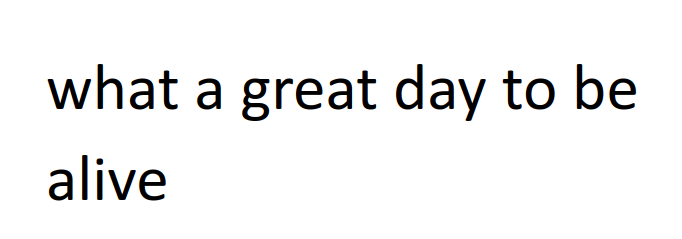
#> input picture lab9MOWNIT/img/example49size.png, 682 x 239 px
$ jupyter execute --allow-errors task2.ipynb   (older library calls are emulated)
#> lines starting #> are read from the running program, lines starting #| are printed output that depends on the picture
# Computational Methods, Laboratories 9 - Task 2: OCR using DFT template matching.
### It is level up from previous task. We will use methods developed in task 1 to build fully (not really) working OCR.

In this task i will focus on Calibri font - since it is one of the most commonly used fonts, I thought it might be interesting.

Imports:

[cell 1]
import numpy as np
from numpy import rot90
from numpy.fft import fft2, ifft2
from PIL import Image, ImageOps, ImageDraw, ImageFont
import os
import functools

### Our Example Photo Will Be This Sentence:

[cell 2]
image = Image.open('img/example49size.png')
#> image is the input picture: PIL image 682x239 RGBA; mean R, G, B, A 241.9, 241.9, 241.9, 255
display(image)

Helper Functions:

[cell 3]
def convert_to_rgb(image_arr):
    return np.array([[(val, val, val) for val in row] for row in image_arr])

### Loading calibri font from ttf format to images for template matching.

[cell 4]
font_path = "./resources/fonts/calibri-regular.ttf"
font_size = 64  #do not trust this font size. god knows, how does it work.

font = ImageFont.truetype(font_path, font_size)

output_dir = "./resources/fonts/calibri_regular_letters/"
os.makedirs(output_dir, exist_ok=True)

# Characters to create images for: a-z and special characters ? , . !
characters = list(map(chr, range(ord('a'), ord('z') + 1))) + ['?', ',', '.', '!']

for char in characters:
    image = Image.new('RGBA', (font_size, font_size), (255, 255, 255, 0))
    draw = ImageDraw.Draw(image)

    text_width, text_height = draw.textsize(char, font=font)

    position = ((font_size - text_width) / 2, (font_size - text_height) / 2)

    draw.text(position, char, font=font, fill=(0, 0, 0, 255))

    if char in ['?', ',', '.', '!']:
        char = {'?': 'question', ',': 'comma', '.': 'dot', '!': 'exclamation'}[char]

    # Save the image as a PNG file
    image.save(f"{output_dir}{char}.png")
#> this loop made 30 passes
#> (text_width, text_height, position) on passes 1 to 12: (39, 61, (12.5, 1.5)), (41, 61, (11.5, 1.5)), (35, 61, (14.5, 1.5)), (41, 61, (11.5, 1.5)), (39, 61, (12.5, 1.5)), (24, 60, (20, 2)), (41, 73, (11.5, -4.5)), (41, 60, (11.5, 2)), (18, 60, (23, 2)), (18, 73, (23, -4.5)), (37, 60, (13.5, 2)), (18, 60, (23, 2))
#> pass 1, `image.save(f"{output_dir}{char}.png")`:
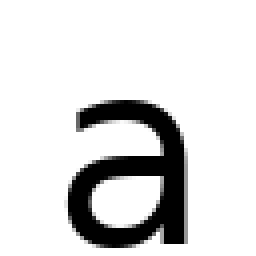
#> saved as a.png: PIL image 64x64 RGBA (shown 4 times larger); mean R, G, B, A 212.8, 212.8, 212.8, 35.3; transparent parts drawn white
#> pass 2, `image.save(f"{output_dir}{char}.png")`:
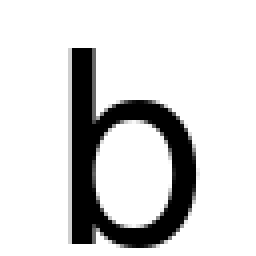
#> saved as b.png: PIL image 64x64 RGBA (shown 4 times larger); mean R, G, B, A 205.9, 205.9, 205.9, 41; transparent parts drawn white
#> after the loop:
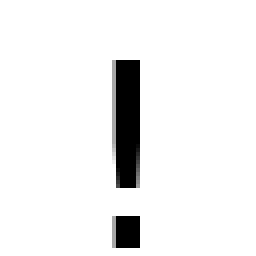
#> image: PIL image 64x64 RGBA (shown 4 times larger); mean R, G, B, A 237.9, 237.9, 237.9, 15.4; transparent parts drawn white

print("Images created successfully!")

### Dictionary Where Each Key Is a Character and Its Value Is the Corresponding Filename

Although dictionaries are theoretically unordered, I have noticed that if we iterate through a dictionary, we get the output in the same order as we added the items. This is important for us because we want a specific order in terms of finding each letter. We aim to find the most common letters first and then move on to the less frequent ones. This approach provides an advantage because, in case of mix-ups, we have a higher chance of correctly identifying the letter.
In the file `character_order` there are all characters we would like to use with corresponding filenames. Our `Alphabet` is going to be initialize in the order of this file.
English letters by frequency can be found here: https://www3.nd.edu/~busiforc/handouts/cryptography/letterfrequencies.html

[cell 5]
file_path = "./resources/character_order"

Alphabet = {}

#> (the rest of this cell did not finish here and is left out)

### Function to calculate correlation. Taken from Task 1.

[cell 6]
def calc_correlation(image, pattern):
    width, height = image.size

    correlation = ifft2( fft2(image) * fft2(rot90(pattern,2), s=(height, width)) )
    correlation = correlation.real

    correlation /= np.abs(np.max(correlation))

    return correlation

[cell 7]
COLOURS = [
    (255, 0, 0),   # Red
    (0, 255, 0),   # Green
    (0, 0, 255),   # Blue
    (255, 255, 0), # Yellow
    (0, 255, 255)  # Cyan
]

### Function for checking if there occurs match (high enough correlation).
It also checks if there was an earlier match in this area. If we already found a good match we propably do not want to change it or double it.

[cell 8]
def check_match(correlation,certainty,x,y,character,found):
    point_corr = correlation[y,x]
    if point_corr < certainty:
        return
    for i in range(len(found)):
        b,a,_,corr = found[i]
        if abs(a-x) < 20 and abs(b-y) < 50:
            if corr + 1 < point_corr:  #ignore this if. it never goes into it. Used in earlier version for tests, discussed later.
                found.pop(i)
                found.append((y,x,character,point_corr))
            return
    found.append((y,x,character,point_corr))

### Testing
OCR for the first five letters, with five different colours! you can see for yourself how well it seems to be working!
The function is basically an extended version of `find_pattern()` from Task 1.

[cell 9]
def OCR_test(image,certainty =0.99,Alphabet = Alphabet,COLOURS = COLOURS):
    chars = []
    k = 0
    for char in Alphabet:
        if k==5:
            break
        chars.append(char)
        k+=1
    k = 0
    found = []
    char_colour_map = {chars[0]: COLOURS[0], chars[1]: COLOURS[1], chars[2]: COLOURS[2], chars[3]: COLOURS[3], chars[4]: COLOURS[4],}
    for character in Alphabet:
        if k==5:
            break
        char_name = Alphabet[character]
        letter = Image.open('resources/fonts/calibri_regular_letters/' + char_name +'.png')
        letter = ImageOps.invert(letter.convert("L"))
        correlation = calc_correlation(image,letter)
        for y in range(correlation.shape[0]):
            for x in range(correlation.shape[1]):
                check_match(correlation,certainty,x,y,character,found)
        k+=1

    image_arr = np.asarray(image)
    image_arr = convert_to_rgb(image_arr)
    result = image_arr.copy()
    selection_size = (5, -15)
    for x, y, character, _ in found:
        for dx in range(-5, selection_size[0], 1):
            for dy in range(-50, -30, 1):
                result[x + dx, y + dy] = char_colour_map[character]

    result = Image.fromarray(result)
    display(result)

### Let's Test How It Works!

Here is the character-to-colors map:

- **e** - Red
- **a** - Green
- **r** - Blue
- **i** - Yellow
- **o** - Cyan

[cell 10]
image = Image.open('img/example49size.png')
image = ImageOps.invert(image.convert("L"))
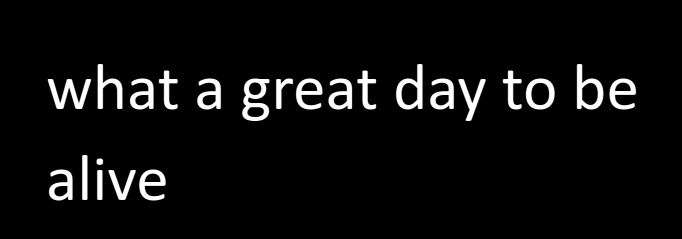
#> image: PIL image 682x239 L; min 0, max 255, mean 13.1
#> (the rest of this cell did not finish here and is left out)

#> after the loop in OCR_test, `for char in Alphabet:`: chars = []; k = 0

### Comparator for sorting found matches. Explained later!

[cell 11]
def cmp(a,b):
    epsilon = 60
    x1,y1 = a[1], a[0]
    x2,y2 = b[1], b[0]
    if y2 - y1 > epsilon:
        return -1
    if y1 - y2 > epsilon:
        return 1
    if x1 > x2:
        return 1
    return -1

### Finally, an OCR!
params:
image, certainty level, (ordered) Alphabet dictionary
output:
string

It is an upgrade of `OCR_test()` function.
I've decided to sort the found list using a custom `cmp()` function. First, we sort it by height since we want to process the first line, then the second line, and so on. However, we do not simply compare heights and choose the higher one because small differences might occur between characters on the same line. To address this, we check if the height difference is significant enough to determine that the characters are on different lines. If the characters belong to the same line, we then compare their horizontal positions to determine which one is further to the left.

This method ensures that our characters are correctly ordered by lines and position within each line, therefore we can simply iterate through the list, and add next characters to a result string. If significant difference in height is found, we know, that it is the end of the line so we add newline character. If significant difference in horizontal coordiante is found, we know, that it is new word, so we add empty character.

[cell 12]
def OCR(image,certainty =0.97,Alphabet = Alphabet):
#> called with certainty = 0.97
    found = []
    k = 0
    for character in Alphabet:
        k+=1
        char_name = Alphabet[character]
        letter = Image.open('resources/fonts/calibri_regular_letters/' + char_name +'.png')
        letter = ImageOps.invert(letter.convert("L"))
        correlation = calc_correlation(image,letter)
        for y in range(correlation.shape[0]):
            for x in range(correlation.shape[1]):
                check_match(correlation,certainty,x,y,character,found)

    result = ""
    key = functools.cmp_to_key(cmp)
    found = sorted(found,key=key)
    epsilonY = 50
    epsilonX = 40
    prev = None
    for y, x, character, _ in found:
        if prev != None and y - prev[1] > epsilonY:
            result += "\n"
        elif prev!=None and x - prev[0] > epsilonX:
            result+= " "
        prev = (x,y)

        result += character


    return result

### OCR first try:

[cell 13]
image = Image.open('img/example49size.png')
image = ImageOps.invert(image.convert("L"))
print(OCR(image,0.97))

### We Can Clearly See Some Similarities, Although We Could Argue Whether It Is a Success

Ideas for Improvement:

1. **Potential Alphabet Bias**: Characters earlier in the alphabet might have an undue advantage. In the first implementation, if a match is found at a certain position, it is never updated later. I tried modifying the `check_match()` function to consider a situation where, although a match was already found, a better match is later identified. This would ideally result in an update (this modification is currently unused, see the comment in the `check_match()` function). Interestingly, this approach worsened the results, which is why I discontinued using it.

2. **Order Optimization**: The chosen order might not be the most effective. To test this hypothesis, I modified the alphabet order to see if it would yield better results. Although this approach might seem like cheating, it provides insight into whether a different order improves performance.

To optimize order we introduce the `Alphabet2`:

[cell 14]
file_path = "./resources/character_order_alternative"

Alphabet2 = {}

#> (the rest of this cell did not finish here and is left out)

[cell 15]
image = Image.open('img/example49size.png')
image = ImageOps.invert(image.convert("L"))
print(OCR(image,0.97,Alphabet2))

### It Still Isn't Perfect, But It Has Definitely Improved

What is interesting is that by changing the order, we managed to improve some aspects while creating other issues. For example, there is now an additional space in "what" and the letter "i" is no longer matched because "l" is found earlier, and they are too close to each other.

### Okay, now let's try it on some longer and harder text.
Our aim is to convert to text, photo of this beautifull Poem written by James Douglas Morrison:

[cell 16]
image = Image.open('img/poem_example.png')
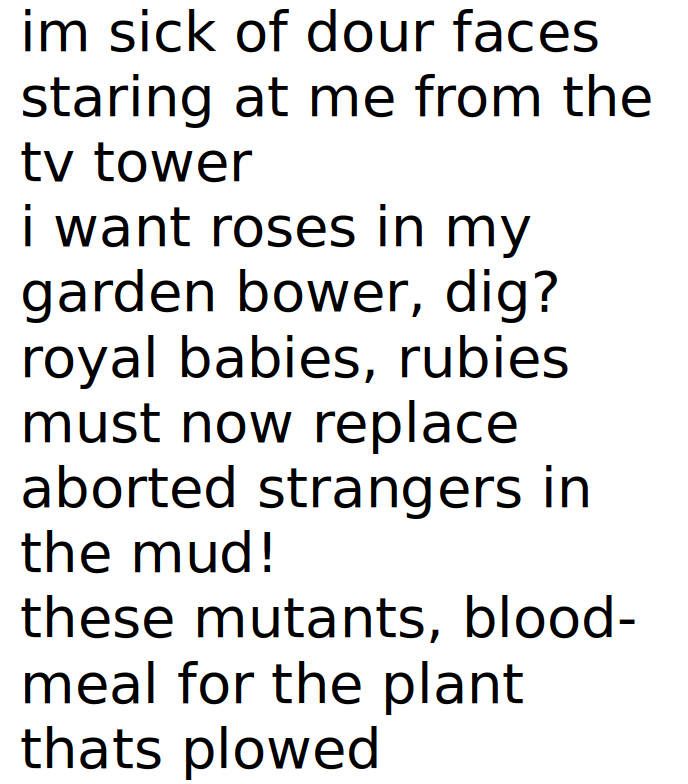
#> input picture lab9MOWNIT/img/poem_example.png, 688 x 784 px
#> image is the input picture: PIL image 688x784 RGBA; mean R, G, B, A 225.4, 225.4, 225.4, 255
display(image)

Let's try it straight away:

[cell 17]
image = Image.open('img/poem_example.png')
image = ImageOps.invert(image.convert("L"))
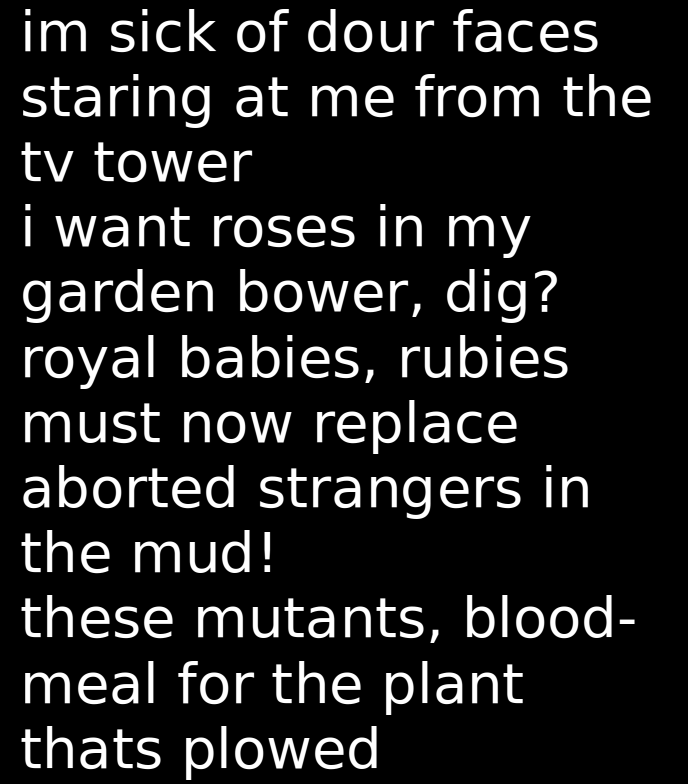
#> image: PIL image 688x784 L; min 0, max 255, mean 29.6
print(OCR(image))

### If You Don't Like Poetry, You Might Not See the Difference Between the Original Photo and the Result

However, I assure you, it is not working as well as I had hoped. It seems that in more complex texts, the method is not effective at all.

Out of curiosity, let's look at the Test function and see how it handles just the first five letters.

[cell 18]
image = Image.open('img/poem_example.png')
image = ImageOps.invert(image.convert("L"))
#> (the rest of this cell did not finish here and is left out)
